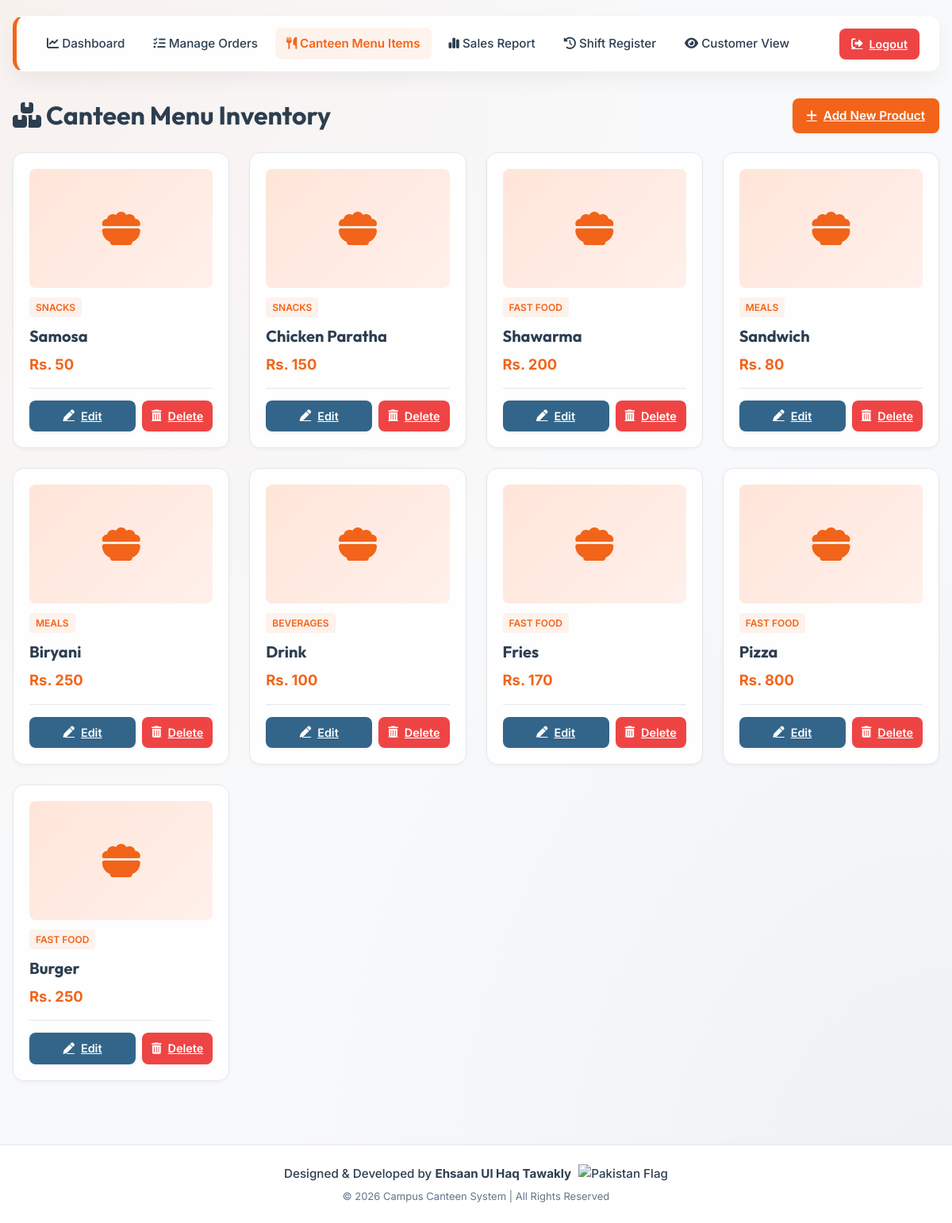
Page /admin_products.php (signed in) on the committed database.
### tables this page shows
CREATE TABLE `products` (
  `id` int(11) NOT NULL,
  `name` varchar(100) NOT NULL,
  `price` int(11) NOT NULL,
  `image` varchar(225) NOT NULL,
  `category` varchar(50) NOT NULL DEFAULT 'Fast Food'
);

### admin_products.php (the view, shortened to what this page needs)
<?php
include "php/connect.php";
$res = mysqli_query($conn, "SELECT * FROM products ORDER BY id DESC");
?>
<!DOCTYPE html>
<html lang="en">
<head>
  <link rel="stylesheet" href="https://cdnjs.cloudflare.com/ajax/libs/font-awesome/6.4.0/css/all.min.css">
  <link rel="stylesheet" href="css/style.css">
</head>
<body>
  <div class="container">
    <div class="navbar" style="border-left: 5px solid var(--primary);">
        <div class="nav-left">
            <a href="admin_dashboard.php"><i class="fa-solid fa-chart-line"></i> Dashboard</a>
            <a href="admin_orders.php"><i class="fa-solid fa-list-check"></i> Manage Orders</a>
            <a href="admin_products.php" class="active"><i class="fa-solid fa-utensils"></i> Canteen Menu Items</a>
            <a href="analysis.php"><i class="fa-solid fa-chart-simple"></i> Sales Report</a>
            <a href="admin_register.php"><i class="fa-solid fa-clock-rotate-left"></i> Shift Register</a>
            <a href="menu.php" target="_blank"><i class="fa-solid fa-eye"></i> Customer View</a>
        </div>
        <div>
            <a href="logout.php" class="btn btn-danger" style="padding: 8px 15px; font-size: 0.9rem;"><i class="fa-solid fa-right-from-bracket"></i> Logout</a>
        </div>
    </div>
    <div style="display: flex; justify-content: space-between; align-items: center; margin-bottom: 20px;">
        <h1 style="font-family: Outfit; font-size: 2rem;"><i class="fa-solid fa-boxes-stacked"></i> Canteen Menu Inventory</h1>
        <a class="btn" href="admin_add_product.php"><i class="fa-solid fa-plus"></i> Add New Product</a>
    </div>
    <div class="product-grid">
      <?php if ($res && mysqli_num_rows($res) > 0) {
        while($p = mysqli_fetch_assoc($res)) {
          $img = $p['image'] ?? '';
          $cat = $p['category'] ?? 'Fast Food';
          ?>
          <div class="product-card">
            <?php if ($img !== '' && file_exists(__DIR__ . '/' . $img)) { ?>
                <img src="<?php echo htmlspecialchars($img); ?>" alt="<?php echo htmlspecialchars($p['name']); ?>">
            <?php } else { ?>
                <div style="height: 150px; background: linear-gradient(135deg, #ffe5d9 0%, #fff0eb 100%); display: flex; align-items: center; justify-content: center; font-size: 3rem; border-radius: var(--radius-sm); margin-bottom: 12px; color: var(--primary);"><i class="fa-solid fa-bowl-food"></i></div>
            <?php } ?>
            <span class="badge" style="background: rgba(242, 100, 25, 0.08); color: var(--primary); font-size: 0.75rem; width: fit-content; margin-bottom: 8px; border-radius: 4px; padding: 3px 8px; font-weight: 600; text-transform: uppercase;">
                <?php echo htmlspecialchars($cat); ?>
            </span>
            <h3 style="font-family: Outfit; font-size: 1.25rem; margin-bottom: 5px;"><?php echo htmlspecialchars($p['name']); ?></h3>
            <p style="font-weight: 700; color: var(--primary); font-size: 1.15rem; margin-bottom: 15px;">Rs. <?php echo (int)$p['price']; ?></p>
            <div style="display: flex; gap: 8px; margin-top: auto; border-top: 1px solid var(--border-color); padding-top: 15px;">
              <a href="admin_edit_product.php?id=<?php echo (int)$p['id']; ?>" class="btn btn-secondary" style="flex-grow: 1; padding: 8px 12px; font-size: 0.9rem;"><i class="fa-solid fa-pen"></i> Edit</a>
              <a href="php/delete_product.php?id=<?php echo (int)$p['id']; ?>"
                 onclick="return confirm('Are you sure you want to delete this food item?');"
                 class="btn btn-danger" style="padding: 8px 12px; font-size: 0.9rem;"><i class="fa-solid fa-trash-can"></i> Delete</a>
            </div>
          </div>
        <?php }
      } else { ?>
        <div style="grid-column: 1/-1; text-align: center; padding: 50px; background: #fff; border-radius: 12px; border: 1px solid var(--border-color); color: var(--text-muted);">
            No products in the menu yet. Click "+ Add New Product" to populate the canteen menu.
        </div>
      <?php } ?>
    </div>
  </div>
  <?php include 'footer.php'; ?>
</body>
</html>

### css/style.css (style rules this page uses)
:root { --primary: #f26419; --primary-hover: #dd4f08; --secondary: #33658a; --secondary-hover: #274c67; --bg-color: #f8f9fa; --card-bg: rgba(255, 255, 255, 0.9); --text-main: #2c3e50; --text-muted: #64748b; --border-color: #e2e8f0; --shadow-sm: 0 2px 4px rgba(0, 0, 0, 0.04); --shadow-md: 0 10px 25px rgba(0, 0, 0, 0.05); --shadow-lg: 0 20px 40px rgba(0, 0, 0, 0.1); --radius-sm: 8px; --radius-md: 14px; --radius-lg: 20px; --accent-success: #10b981; --accent-warning: #f59e0b; --accent-danger: #ef4444; }
* { box-sizing: border-box; margin: 0; padding: 0; }
body { background-color: var(--bg-color); background-image: radial-gradient(at 0% 0%, rgba(242, 100, 25, 0.05) 0px, transparent 50%), radial-gradient(at 100% 100%, rgba(51, 101, 138, 0.05) 0px, transparent 50%); font-family: 'Inter', sans-serif; color: var(--text-main); line-height: 1.6; min-height: 100vh; display: flex; flex-direction: column; }
.container { width: 100%; max-width: 1200px; margin: 0 auto; padding: 20px 16px; flex-grow: 1; }
h1, h2, h3, h4, .page-title { font-family: 'Outfit', sans-serif; font-weight: 700; color: var(--text-main); }
.navbar { display: flex; align-items: center; justify-content: space-between; background: var(--card-bg); backdrop-filter: blur(12px); -webkit-backdrop-filter: blur(12px); padding: 14px 24px; border: 1px solid rgba(255, 255, 255, 0.6); border-radius: var(--radius-md); box-shadow: var(--shadow-md); margin-bottom: 30px; gap: 15px; flex-wrap: wrap; }
.nav-left { display: flex; align-items: center; gap: 8px; flex-wrap: wrap; }
.nav-left a { text-decoration: none; padding: 8px 14px; color: var(--text-main); font-weight: 500; font-size: 0.95rem; border-radius: var(--radius-sm); transition: all 0.2s ease; }
.nav-left a:hover, .nav-left a.active { background-color: rgba(242, 100, 25, 0.08); color: var(--primary); font-weight: 600; }
.btn { display: inline-flex; align-items: center; justify-content: center; padding: 10px 18px; border: none; border-radius: var(--radius-sm); cursor: pointer; background: var(--primary); color: white; font-weight: 600; font-size: 0.95rem; transition: all 0.2s ease; gap: 8px; box-shadow: var(--shadow-sm); }
.btn-secondary { background: var(--secondary); }
.btn-danger { background: var(--accent-danger); }
.badge { display: inline-flex; align-items: center; padding: 6px 12px; border-radius: 50px; font-size: 0.85rem; font-weight: 600; }

### admin_products.php (style rules this page uses)
.product-grid { display: grid; grid-template-columns: repeat(auto-fill, minmax(220px, 1fr)); gap: 25px; margin-top: 20px; }
.product-card { background: var(--card-bg); border: 1px solid var(--border-color); border-radius: var(--radius-md); padding: 20px; box-shadow: var(--shadow-sm); display: flex; flex-direction: column; transition: transform 0.2s, box-shadow 0.2s; }

### rows in the picture
products: category "SNACKS", name "Samosa", price "50"
products: category "SNACKS", name "Chicken Paratha", price "150"
products: category "FAST FOOD", name "Shawarma", price "200"
products: category "MEALS", name "Sandwich", price "80"
products: category "MEALS", name "Biryani", price "250"
products: category "BEVERAGES", name "Drink", price "100"
products: category "FAST FOOD", name "Fries", price "170"
products: category "FAST FOOD", name "Pizza", price "800"
products: category "FAST FOOD", name "Burger", price "250"
